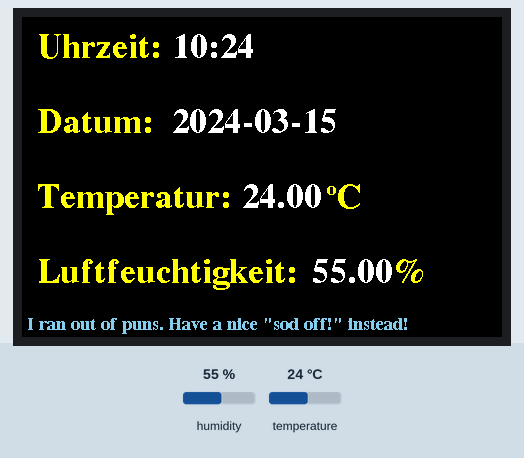
The sketch below on a simulated ESP32. Shown: 480×320 colour display. The inputs (shaded band) are chosen by the test bench; at power-on: humidity 55 %, temperature 24 °C. WiFi joins after 1.5 s; servers stay silent unless stated; network time is answered at once with the bench clock; the local clock reads 2024-03-15 10:24:30 at power-on unless the sketch sets it; random numbers use the default seed unless the sketch sets one.

Above: at 3.0 s.
3.1 s: humidity set to 22 %
At 12.3 s:
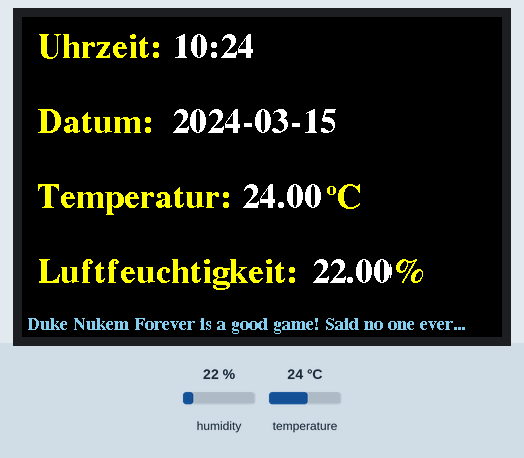
13.4 s: temperature set to 12 °C
At 22.8 s:
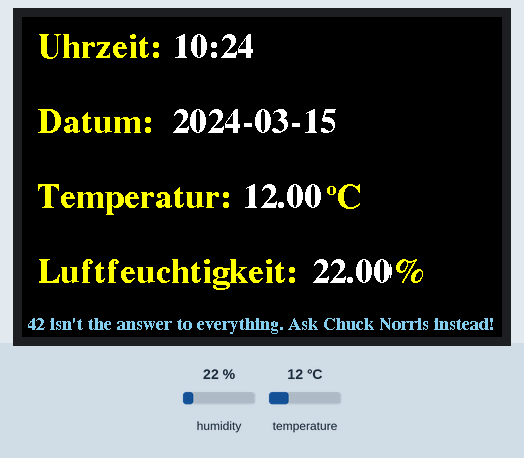
23.5 s: humidity set to 40 %
At 33.1 s:
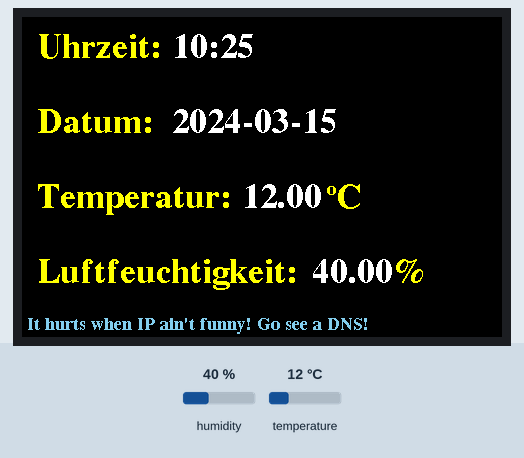
33.5 s: temperature set to 19 °C
At 52.5 s:
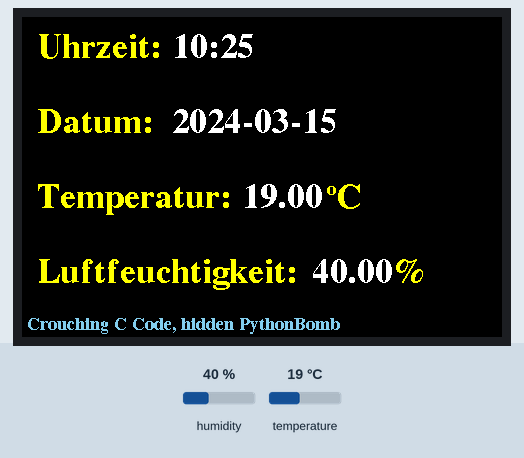
Timing chart, 0 to 54.0 s (numbered marks = the images above; inputs shaded):
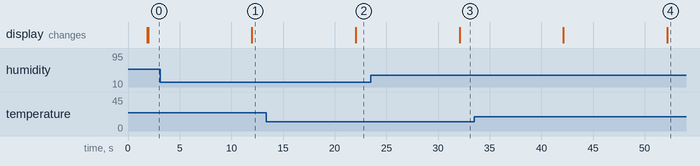

The sketch:

3.5inch_dht.ino
```cpp
// to-do:
// alle 2(?) stunden wifi an und neues ntp holen
// code aufräumen

#include <TFT_eSPI.h> // Hardware-Spezifische Lib
#include <SPI.h>
#include "Free_Fonts.h" // Verschiedene Schrifttyp-Definitionen laden
#include <WiFi.h>
#include <NTPClient.h>
#include <WiFiUdp.h>
#include "DHT.h"

#define ARRAYSIZE 10
#define DHTPIN 27
#define DHTTYPE DHT22

DHT dht(DHTPIN, DHTTYPE);
TFT_eSPI tft = TFT_eSPI();

//nicht sicher ob wichtig oder löschbar
unsigned long drawTime = 0;

// WLAN Name und Passwort infos
const char* ssid     = "CSuxBigPP";
const char* password = "GoDih4t3th15c.suxbig";

// NTP-Client
WiFiUDP ntpUDP;
NTPClient timeClient(ntpUDP);

// Variabeln, vielleicht kürzbar?
String formattedDate;
String dayStamp;
String timeStamp;
String temp_s;
String humi_s;
String cuttime;
String oldday;
String oldtemp;
String oldhumi;
String oldtime;
String bottomtext[ARRAYSIZE] = {
  "A Python() a day keeps the C-Compiler away!",
  "If you can read this you're way to close!",
  "It hurts when IP ain't funny! Go see a DNS!",
  " {(.) O.O (.)} Tiddie McEarmuffs, Best Device ever!",
  "I ran out of puns. Have a nice \"sod off!\" instead!",
  "42 isn't the answer to everything. Ask Chuck Norris instead!",
  "I'm here to chew gum and kick ass! But what is this C shit?!",
  "Duke Nukem Forever is a good game! Said no one ever...",
  "Crouching C Code, hidden PythonBomb",
  "Wanna C(my)PP sounds bad. Wanna see my python sound better!"
};

int rnd_q;
int old_q;

// mogel und schleife können angepasst werden
// Wegen Limitationen des DHT22 darf schleife nicht auf weniger als 2 Sekunden (2000) gesetzt werden!
int mogel = 0;
int schleife = 10000;

void setup(void) {

  tft.begin();
  tft.setRotation(1);
  tft.fillScreen(TFT_BLACK);

  dht.begin();

  WiFi.begin(ssid, password);
  while (WiFi.status() != WL_CONNECTED) {
    delay(500);
  }

  timeClient.begin();
  // Zeitzonendifferenz in Sekunden
  // GMT +1 = 3600
  // GMT +8 = 28800
  // GMT -1 = -3600
  // GMT 0 = 0
  timeClient.setTimeOffset(7200);

  tft.setTextColor(TFT_YELLOW, TFT_BLACK);
  tft.setTextPadding(60);
  tft.setFreeFont(FSB18);

  tft.drawString("Uhrzeit:",15,15,GFXFF);
  tft.drawString("Datum:",15,90, GFXFF);
  tft.drawString("Temperatur:",15,165,GFXFF);

  //ekliger hack um das Grad-Symbol zu emulieren
  tft.setFreeFont(FSB9);
  tft.drawString("o",305,165,GFXFF);
  tft.setFreeFont(FSB18);
  tft.drawString("C",315,165,GFXFF);

  tft.drawString("Luftfeuchtigkeit:",15,240,GFXFF);
  tft.drawString("%",370,240,GFXFF);

}

void loop() {

  float luft = dht.readHumidity();
  float temp = dht.readTemperature();

  while(!timeClient.update()) {
    timeClient.forceUpdate();
  }
  formattedDate = timeClient.getFormattedDate();

  int splitT = formattedDate.indexOf("T");
  dayStamp = formattedDate.substring(0, splitT);
  timeStamp = formattedDate.substring(splitT+1, formattedDate.length()-1);
  cuttime = timeStamp.substring(0,5);

  tft.setTextColor(TFT_WHITE, TFT_BLACK);
  tft.setFreeFont(FSB18);

  if (cuttime != oldtime) {
  tft.fillRect(150, 15, 150, 33, TFT_BLACK);
  delay(mogel);
  tft.drawString(cuttime,150,15,GFXFF);
  oldtime == cuttime;
  }

  if (dayStamp != oldday) {
  tft.fillRect(150, 90, 200, 33, TFT_BLACK);
  delay(mogel);
  tft.drawString(dayStamp,150,90,GFXFF);
  oldday = dayStamp;
  }

  temp_s = String(temp);
  if (temp_s != oldtemp) {
  tft.fillRect(220, 165, 50, 33, TFT_BLACK);
  delay(mogel);
  tft.drawString(temp_s,220,165,GFXFF);
  oldtemp = temp_s;
  }

  humi_s = String(luft);
  if (humi_s != oldhumi) {
  tft.fillRect(290, 240, 50, 33, TFT_BLACK);
  delay(mogel);
  tft.drawString(humi_s,290,240,GFXFF);
  oldhumi = humi_s;
  }

  rnd_q = random(0,9);
  if (rnd_q != old_q) {
  tft.setTextColor(TFT_SKYBLUE, TFT_BLACK);
  tft.setFreeFont(FSB9);
  tft.fillRect(5, 300, 475, 20, TFT_BLACK);
  tft.drawString(bottomtext[rnd_q],5,300,GFXFF);
  old_q = rnd_q;
  }

  delay(schleife);

}
```

Free_Fonts.h
```cpp
// Attach this header file to your sketch to use the GFX Free Fonts. You can write
// sketches without it, but it makes referencing them easier.

// This calls up ALL the fonts but they only get loaded if you actually
// use them in your sketch.
//
// No changes are needed to this header file unless new fonts are added to the
// library "Fonts/GFXFF" folder.
//
// To save a lot of typing long names, each font can easily be referenced in the
// sketch in three ways, either with:
//
//    1. Font file name with the & in front such as &FreeSansBoldOblique24pt7b
//       an example being:
//
//       tft.setFreeFont(&FreeSansBoldOblique24pt7b);
//
//    2. FF# where # is a number determined by looking at the list below
//       an example being:
//
//       tft.setFreeFont(FF32);
//
//    3. An abbreviation of the file name. Look at the list below to see
//       the abbreviations used, for example:
//
//       tft.setFreeFont(FSSBO24)
//
//       Where the letters mean:
//       F = Free font
//       M = Mono
//      SS = Sans Serif (double S to distinguish is form serif fonts)
//       S = Serif
//       B = Bold
//       O = Oblique (letter O not zero)
//       I = Italic
//       # =  point size, either 9, 12, 18 or 24
//
//  Setting the font to NULL will select the GLCD font:
//
//      tft.setFreeFont(NULL); // Set font to GLCD


#ifdef LOAD_GFXFF // Only include the fonts if LOAD_GFXFF is defined in User_Setup.h

// Use these when printing or drawing text in GLCD and high rendering speed fonts
// Call up the font using tft.setTextFont()
#define GFXFF 1
#define GLCD  0
#define FONT2 2
#define FONT4 4
#define FONT6 6
#define FONT7 7
#define FONT8 8

// Use the following when calling tft.setFreeFont()
//
// Reserved for GLCD font  // FF0
//

#define TT1 &TomThumb

#define FM9 &FreeMono9pt7b
#define FM12 &FreeMono12pt7b
#define FM18 &FreeMono18pt7b
#define FM24 &FreeMono24pt7b

#define FMB9 &FreeMonoBold9pt7b
#define FMB12 &FreeMonoBold12pt7b
#define FMB18 &FreeMonoBold18pt7b
#define FMB24 &FreeMonoBold24pt7b

#define FMO9 &FreeMonoOblique9pt7b
#define FMO12 &FreeMonoOblique12pt7b
#define FMO18 &FreeMonoOblique18pt7b
#define FMO24 &FreeMonoOblique24pt7b

#define FMBO9 &FreeMonoBoldOblique9pt7b
#define FMBO12 &FreeMonoBoldOblique12pt7b
#define FMBO18 &FreeMonoBoldOblique18pt7b
#define FMBO24 &FreeMonoBoldOblique24pt7b

#define FSS9 &FreeSans9pt7b
#define FSS12 &FreeSans12pt7b
#define FSS18 &FreeSans18pt7b
#define FSS24 &FreeSans24pt7b

#define FSSB9 &FreeSansBold9pt7b
#define FSSB12 &FreeSansBold12pt7b
#define FSSB18 &FreeSansBold18pt7b
#define FSSB24 &FreeSansBold24pt7b

#define FSSO9 &FreeSansOblique9pt7b
#define FSSO12 &FreeSansOblique12pt7b
#define FSSO18 &FreeSansOblique18pt7b
#define FSSO24 &FreeSansOblique24pt7b

#define FSSBO9 &FreeSansBoldOblique9pt7b
#define FSSBO12 &FreeSansBoldOblique12pt7b
#define FSSBO18 &FreeSansBoldOblique18pt7b
#define FSSBO24 &FreeSansBoldOblique24pt7b

#define FS9 &FreeSerif9pt7b
#define FS12 &FreeSerif12pt7b
#define FS18 &FreeSerif18pt7b
#define FS24 &FreeSerif24pt7b

#define FSI9 &FreeSerifItalic9pt7b
#define FSI12 &FreeSerifItalic12pt7b
#define FSI19 &FreeSerifItalic18pt7b
#define FSI24 &FreeSerifItalic24pt7b

#define FSB9 &FreeSerifBold9pt7b
#define FSB12 &FreeSerifBold12pt7b
#define FSB18 &FreeSerifBold18pt7b
#define FSB24 &FreeSerifBold24pt7b

#define FSBI9 &FreeSerifBoldItalic9pt7b
#define FSBI12 &FreeSerifBoldItalic12pt7b
#define FSBI18 &FreeSerifBoldItalic18pt7b
#define FSBI24 &FreeSerifBoldItalic24pt7b

#define FF0 NULL //ff0 reserved for GLCD
#define FF1 &FreeMono9pt7b
#define FF2 &FreeMono12pt7b
#define FF3 &FreeMono18pt7b
#define FF4 &FreeMono24pt7b

#define FF5 &FreeMonoBold9pt7b
#define FF6 &FreeMonoBold12pt7b
#define FF7 &FreeMonoBold18pt7b
#define FF8 &FreeMonoBold24pt7b

#define FF9 &FreeMonoOblique9pt7b
#define FF10 &FreeMonoOblique12pt7b
#define FF11 &FreeMonoOblique18pt7b
#define FF12 &FreeMonoOblique24pt7b

#define FF13 &FreeMonoBoldOblique9pt7b
#define FF14 &FreeMonoBoldOblique12pt7b
#define FF15 &FreeMonoBoldOblique18pt7b
#define FF16 &FreeMonoBoldOblique24pt7b

#define FF17 &FreeSans9pt7b
#define FF18 &FreeSans12pt7b
#define FF19 &FreeSans18pt7b
#define FF20 &FreeSans24pt7b

#define FF21 &FreeSansBold9pt7b
#define FF22 &FreeSansBold12pt7b
#define FF23 &FreeSansBold18pt7b
#define FF24 &FreeSansBold24pt7b

#define FF25 &FreeSansOblique9pt7b
#define FF26 &FreeSansOblique12pt7b
#define FF27 &FreeSansOblique18pt7b
#define FF28 &FreeSansOblique24pt7b

#define FF29 &FreeSansBoldOblique9pt7b
#define FF30 &FreeSansBoldOblique12pt7b
#define FF31 &FreeSansBoldOblique18pt7b
#define FF32 &FreeSansBoldOblique24pt7b

#define FF33 &FreeSerif9pt7b
#define FF34 &FreeSerif12pt7b
#define FF35 &FreeSerif18pt7b
#define FF36 &FreeSerif24pt7b

#define FF37 &FreeSerifItalic9pt7b
#define FF38 &FreeSerifItalic12pt7b
#define FF39 &FreeSerifItalic18pt7b
#define FF40 &FreeSerifItalic24pt7b

#define FF41 &FreeSerifBold9pt7b
#define FF42 &FreeSerifBold12pt7b
#define FF43 &FreeSerifBold18pt7b
#define FF44 &FreeSerifBold24pt7b

#define FF45 &FreeSerifBoldItalic9pt7b
#define FF46 &FreeSerifBoldItalic12pt7b
#define FF47 &FreeSerifBoldItalic18pt7b
#define FF48 &FreeSerifBoldItalic24pt7b

// >>>>>>>>>>>>>>>>>>>>>>>>>>>>>>>>>>>>>>>>>>>>>>>>>>>>>>>>>>>>>>>>>>>>>>>>>>>>>>>>>
// Now we define "s"tring versions for easy printing of the font name so:
//   tft.println(sFF5);
// will print
//   Mono bold 9
// >>>>>>>>>>>>>>>>>>>>>>>>>>>>>>>>>>>>>>>>>>>>>>>>>>>>>>>>>>>>>>>>>>>>>>>>>>>>>>>>>

#define sFF0 "GLCD"
#define sTT1 "Tom Thumb"
#define sFF1 "Mono 9"
#define sFF2 "Mono 12"
#define sFF3 "Mono 18"
#define sFF4 "Mono 24"

#define sFF5 "Mono bold 9"
#define sFF6 "Mono bold 12"
#define sFF7 "Mono bold 18"
#define sFF8 "Mono bold 24"

#define sFF9 "Mono oblique 9"
#define sFF10 "Mono oblique 12"
#define sFF11 "Mono oblique 18"
#define sFF12 "Mono oblique 24"

#define sFF13 "Mono bold oblique 9"
#define sFF14 "Mono bold oblique 12"
#define sFF15 "Mono bold oblique 18"
#define sFF16 "Mono bold oblique 24" // Full text line is too big for 480 pixel wide screen

#define sFF17 "Sans 9"
#define sFF18 "Sans 12"
#define sFF19 "Sans 18"
#define sFF20 "Sans 24"

#define sFF21 "Sans bold 9"
#define sFF22 "Sans bold 12"
#define sFF23 "Sans bold 18"
#define sFF24 "Sans bold 24"

#define sFF25 "Sans oblique 9"
#define sFF26 "Sans oblique 12"
#define sFF27 "Sans oblique 18"
#define sFF28 "Sans oblique 24"

#define sFF29 "Sans bold oblique 9"
#define sFF30 "Sans bold oblique 12"
#define sFF31 "Sans bold oblique 18"
#define sFF32 "Sans bold oblique 24"

#define sFF33 "Serif 9"
#define sFF34 "Serif 12"
#define sFF35 "Serif 18"
#define sFF36 "Serif 24"

#define sFF37 "Serif italic 9"
#define sFF38 "Serif italic 12"
#define sFF39 "Serif italic 18"
#define sFF40 "Serif italic 24"

#define sFF41 "Serif bold 9"
#define sFF42 "Serif bold 12"
#define sFF43 "Serif bold 18"
#define sFF44 "Serif bold 24"

#define sFF45 "Serif bold italic 9"
#define sFF46 "Serif bold italic 12"
#define sFF47 "Serif bold italic 18"
#define sFF48 "Serif bold italic 24"

#else // LOAD_GFXFF not defined so setup defaults to prevent error messages

// >>>>>>>>>>>>>>>>>>>>>>>>>>>>>>>>>>>>>>>>>>>>>>>>>>>>>>>>>>>>>>>>>>>>>>>>>>>>>>>>>
// Free fonts are not loaded in User_Setup.h so we must define all as font 1
// to prevent compile error messages
// >>>>>>>>>>>>>>>>>>>>>>>>>>>>>>>>>>>>>>>>>>>>>>>>>>>>>>>>>>>>>>>>>>>>>>>>>>>>>>>>>

#define GFXFF 1
#define GLCD  1
#define FONT2 2
#define FONT4 4
#define FONT6 6
#define FONT7 7
#define FONT8 8

#define TT1 1

#define FF0 1
#define FF1 1
#define FF2 1
#define FF3 1
#define FF4 1
#define FF5 1
#define FF6 1
#define FF7 1
#define FF8 1
#define FF9 1
#define FF10 1
#define FF11 1
#define FF12 1
#define FF13 1
#define FF14 1
#define FF15 1
#define FF16 1
#define FF17 1
#define FF18 1
#define FF19 1
#define FF20 1
#define FF21 1
#define FF22 1
#define FF23 1
#define FF24 1
#define FF25 1
#define FF26 1
#define FF27 1
#define FF28 1
#define FF29 1
#define FF30 1
#define FF31 1
#define FF32 1
#define FF33 1
#define FF34 1
#define FF35 1
#define FF36 1
#define FF37 1
#define FF38 1
#define FF39 1
#define FF40 1
#define FF41 1
#define FF42 1
#define FF43 1
#define FF44 1
#define FF45 1
#define FF46 1
#define FF47 1
#define FF48 1

#define FM9  1
#define FM12 1
#define FM18 1
#define FM24 1

#define FMB9  1
#define FMB12 1
#define FMB18 1
#define FMB24 1

#define FMO9  1
#define FMO12 1
#define FMO18 1
#define FMO24 1

#define FMBO9  1
#define FMBO12 1
#define FMBO18 1
#define FMBO24 1

#define FSS9  1
#define FSS12 1
#define FSS18 1
#define FSS24 1

#define FSSB9  1
#define FSSB12 1
#define FSSB18 1
#define FSSB24 1

#define FSSO9  1
#define FSSO12 1
#define FSSO18 1
#define FSSO24 1

#define FSSBO9  1
#define FSSBO12 1
#define FSSBO18 1
#define FSSBO24 1

#define FS9  1
#define FS12 1
#define FS18 1
#define FS24 1

#define FSI9  1
#define FSI12 1
#define FSI19 1
#define FSI24 1

#define FSB9  1
#define FSB12 1
#define FSB18 1
#define FSB24 1

#define FSBI9  1
#define FSBI12 1
#define FSBI18 1
#define FSBI24 1

#endif // LOAD_GFXFF
```
